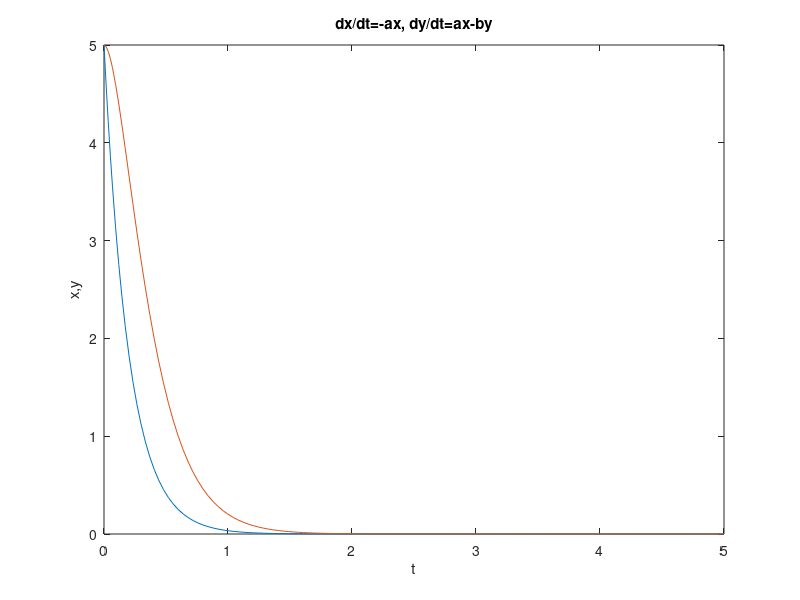

MATLAB code for this plot:
a=input('parametro a: ');
b=input('parametro b: ');
%condiciones iniciales en el vector x0
x0=zeros(1,2);
x0(1)=input('valor inicial de x: ');
x0(2)=input('valor inicial de y: ');
tf=input('tiempo final, tf: ');

tspan=[0 tf]; 
fg=@(t,x) [-a*x(1);a*x(1)-b*x(2)];
[t,x]=ode45(fg,tspan,x0);

plot(t,x)
xlabel('t')
ylabel('x,y');
title('dx/dt=-ax, dy/dt=ax-by')